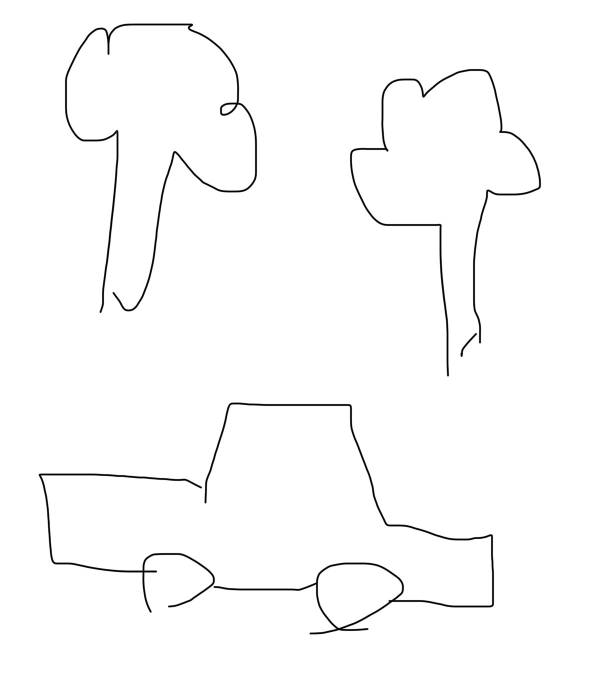
#> input picture assets/IMG_4368.jpg, 1179 x 1347 px, found by its file name (shown at 1/2 size)
$ python split_new3.py
#> lines starting #> are read from the running program, lines starting #| are printed output that depends on the picture; after the words box and inside, x2 and y2 are one past the last pixel; in counts of white or black regions, pixels touching at a corner belong together
"""assets/IMG_4368.jpg の3つの手描き(木A/木B/車)を connected components で領域分割し、
各々を白地黒線の単体入力 PNG として sketch_variations/_inputs/ に保存。
"""
import sys
from pathlib import Path
import numpy as np, cv2
from PIL import Image
ROOT=Path("/home/jizaiedev2026/draw_piper")
SRC=ROOT/"assets/IMG_4368.jpg"
OUTD=ROOT/"sketch_variations/_inputs"
PAD=40
g=cv2.cvtColor(cv2.imread(str(SRC)),cv2.COLOR_BGR2GRAY)
#> g: shape (1347, 1179); min 0, max 255, mean 251
H,W=g.shape
#> H = 1347; W = 1179
binv=cv2.threshold(g,200,255,cv2.THRESH_BINARY_INV)[1]      # 線=255
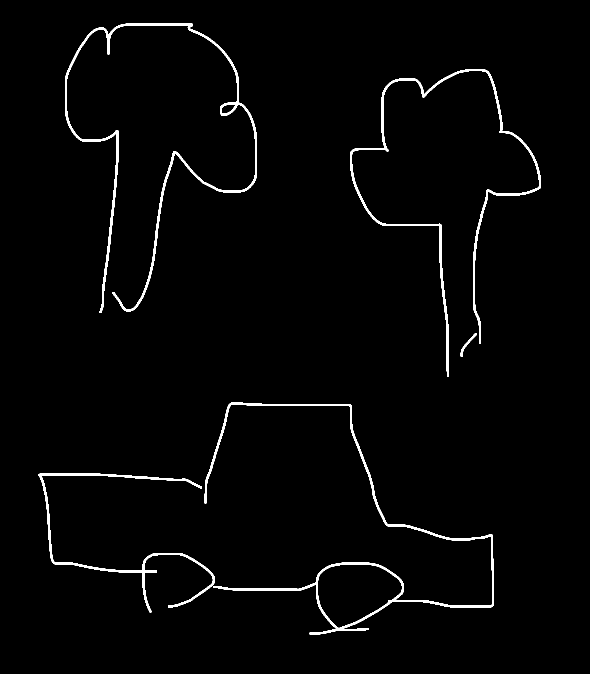
#> binv: shape (1347, 1179) (shown at 1/2 size); 1.9% white; 5 white regions, box (x1, y1, x2, y2) and area: (409, 805, 988, 1269) 8757, (130, 47, 514, 626) 8626, (700, 138, 1082, 753) 7415, (77, 947, 430, 1226) 4694, (921, 666, 954, 714) 259
# 同一ドローイング内のストロークを連結するため大きく dilate
dil=cv2.dilate(binv,cv2.getStructuringElement(cv2.MORPH_ELLIPSE,(35,35)),iterations=2)
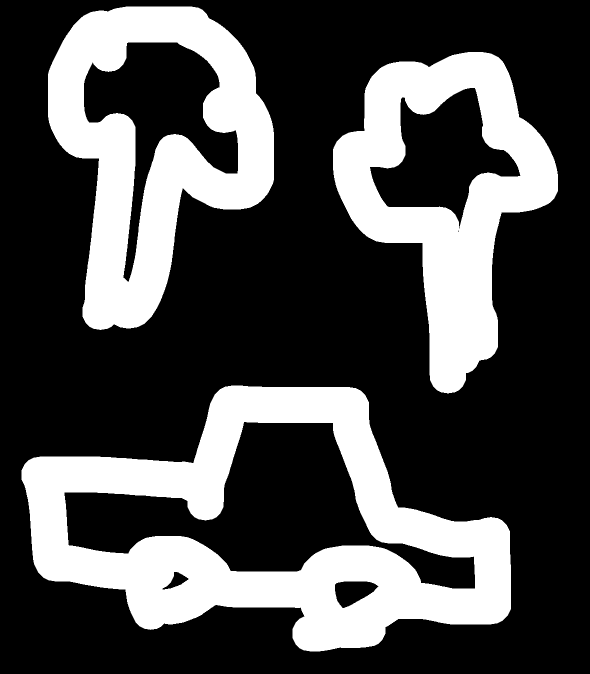
#> dil: shape (1347, 1179) (shown at 1/2 size); 30% white; 3 white regions, box (x1, y1, x2, y2) and area: (43, 771, 1022, 1303) 213110, (96, 13, 548, 660) 137905, (666, 104, 1116, 787) 125743
n,lab,stats,cent=cv2.connectedComponentsWithStats(dil,8)
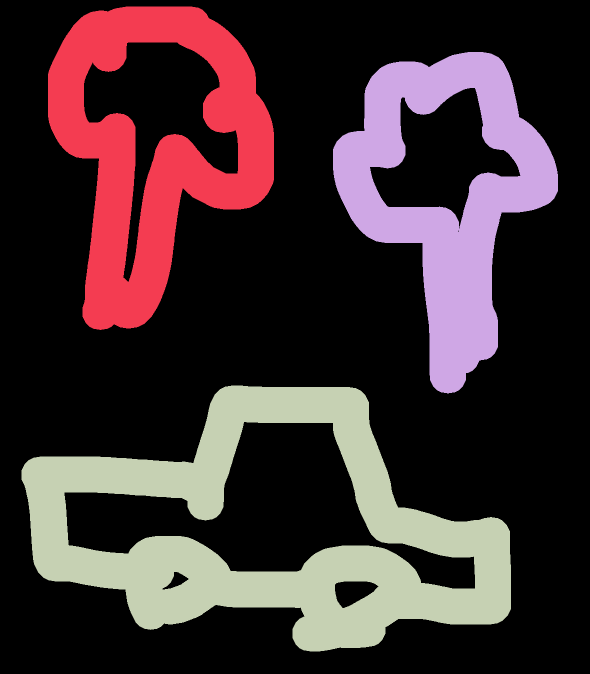
#> lab: shape (1347, 1179) int32 (shown at 1/2 size); 4 distinct labels, from 0 to 3; one colour per label, 0 black
#> n = 4; stats = [[0, 0, 1179, 1347, 1111355], [96, 13, 452, 647, 137905], [666, 104, 450, 683, 125743], [43, 771, 979, 532, 213110]]; cent = [[598.7, 674.8], [307.1, 302.8], [893.8, 397.4], [541.2, 1065.6]]
comps=[i for i in range(1,n) if stats[i,cv2.CC_STAT_AREA]>5000]
#> comps = [1, 2, 3]
comps=sorted(comps,key=lambda i:-stats[i,cv2.CC_STAT_AREA])[:3]   # 大きい順 top3
#> comps = [3, 1, 2]
# 位置でラベル: y 小2つ=木(x で A/B)、 y 大=車
boxes=[]
for i in comps:
    x,y,w,h,_=stats[i]; cx,cy=cent[i]; boxes.append((x,y,w,h,cx,cy))
#> this loop made 3 passes
#> (x, y, w, h, cx, cy) on passes 2 to 3: (96, 13, 452, 647, 307.1, 302.8), (666, 104, 450, 683, 893.8, 397.4)
#> (i, x, y, w, h, cx, cy) on pass 1: (3, 43, 771, 979, 532, 541.2, 1065.6)
#> after the loop, boxes = [(43, 771, 979, 532, 541.2, 1065.6), (96, 13, 452, 647, 307.1, 302.8), (666, 104, 450, 683, 893.8, 397.4)]
boxes_sorted=sorted(boxes,key=lambda b:b[5])     # cy 昇順
#> boxes_sorted = [(96, 13, 452, 647, 307.1, 302.8), (666, 104, 450, 683, 893.8, 397.4), (43, 771, 979, 532, 541.2, 1065.6)]
trees=sorted(boxes_sorted[:2],key=lambda b:b[4]) # 上2つを x 昇順
#> trees = [(96, 13, 452, 647, 307.1, 302.8), (666, 104, 450, 683, 893.8, 397.4)]
car=boxes_sorted[2]
#> car = (43, 771, 979, 532, 541.2, 1065.6)
named=[("new_tree_a",trees[0]),("new_tree_b",trees[1]),("new_car",car)]
#> named = [('new_tree_a', (96, 13, 452, 647, 307.1, 302.8)), ('new_tree_b', (666, 104, 450, 683, 893.8, 397.4)), ('new_car', (43, 771, 979, 532, 541.2, 1065.6))]
for name,(x,y,w,h,cx,cy) in named:
    x0,y0=max(0,x-PAD),max(0,y-PAD); x1,y1=min(W,x+w+PAD),min(H,y+h+PAD)
    crop=binv[y0:y1,x0:x1]                        # 線=255 の crop
    out=255-crop                                  # 白地黒線へ反転
    Image.fromarray(out).convert("RGB").save(OUTD/f"{name}.png")
    print(f"{name}: bbox=({x},{y},{w},{h}) -> {OUTD/(name+'.png')} size={out.shape[::-1]}",flush=True)
#> this loop made 3 passes
#> (name, x, y, w, h, cx, cy, x0) on passes 1 to 3: ('new_tree_a', 96, 13, 452, 647, 307.1, 302.8, 56), ('new_tree_b', 666, 104, 450, 683, 893.8, 397.4, 626), ('new_car', 43, 771, 979, 532, 541.2, 1065.6, 3)
#| new_tree_a: bbox=(96,13,452,647) -> /home/jizaiedev2026/draw_piper/sketch_variations/_inputs/new_tree_a.png size=(532, 700)
#| new_tree_b: bbox=(666,104,450,683) -> /home/jizaiedev2026/draw_piper/sketch_variations/_inputs/new_tree_b.png size=(530, 763)
#| new_car: bbox=(43,771,979,532) -> /home/jizaiedev2026/draw_piper/sketch_variations/_inputs/new_car.png size=(1059, 612)
#> pass 1, `crop=binv[y0:y1,x0:x1]`:
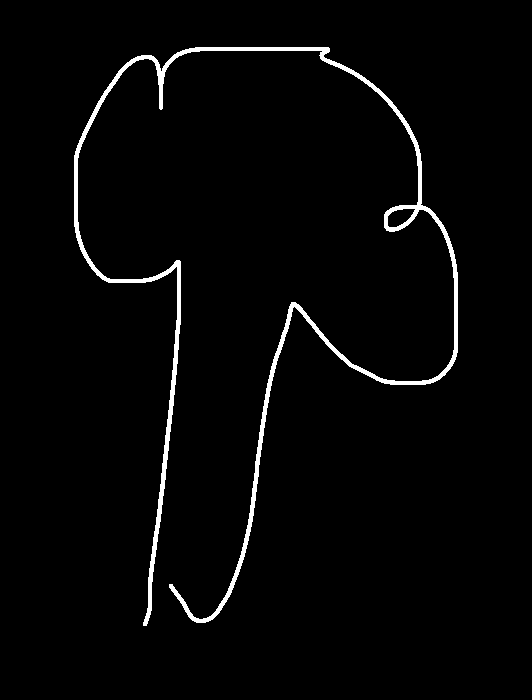
#> crop: shape (700, 532); 2.3% white; 1 white region, box (x1, y1, x2, y2) and area: (74, 47, 458, 626) 8626
#> pass 2, `crop=binv[y0:y1,x0:x1]`:
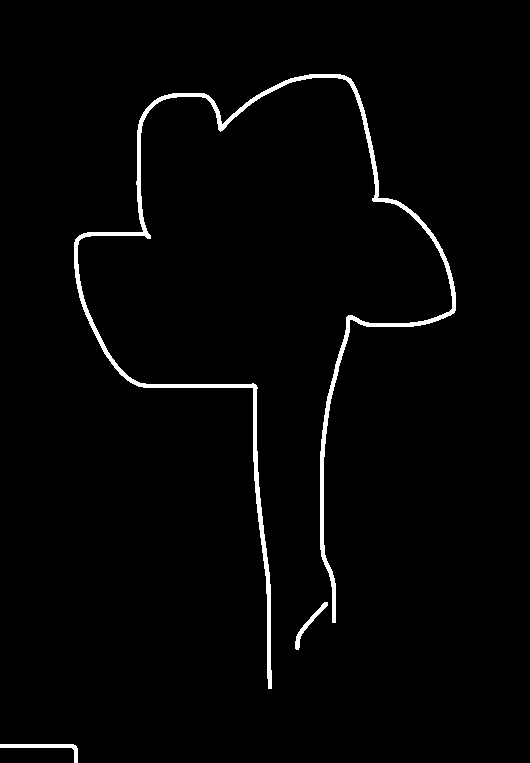
#> crop: shape (763, 530); 2% white; 3 white regions, box (x1, y1, x2, y2) and area: (74, 74, 456, 689) 7415, (0, 744, 78, 763) 367, (295, 602, 328, 650) 259
#> after the loop:
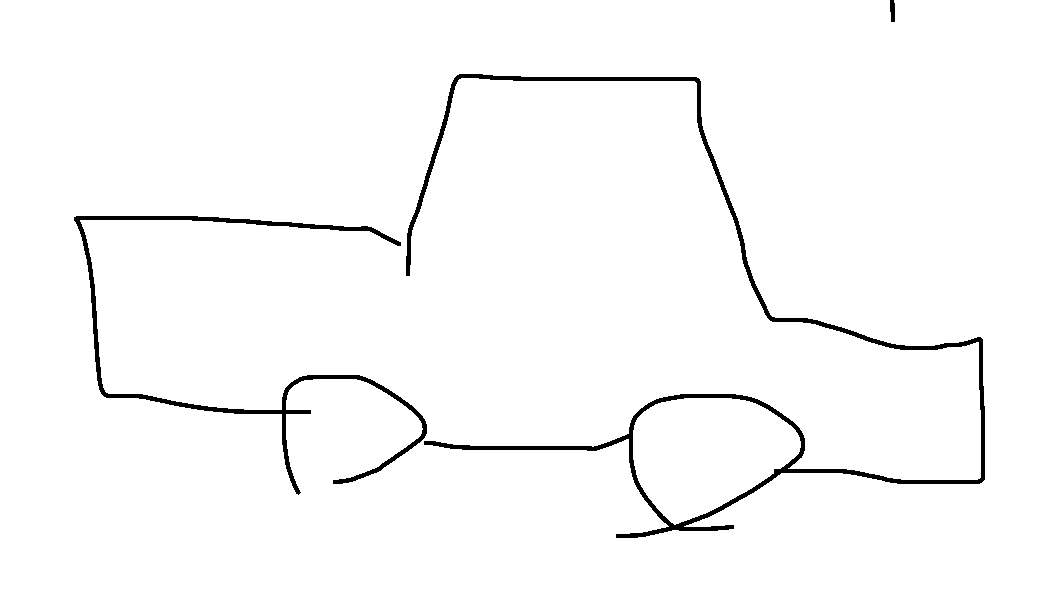
#> out: shape (612, 1059); 97.9% white; 3 black regions, box (x1, y1, x2, y2) and area: (406, 74, 985, 538) 8757, (74, 216, 427, 495) 4694, (890, 0, 895, 22) 97
# 確認用モンタージュ
montage=Image.new("RGB",(W,H),(255,255,255))
#> montage: PIL image 1179x1347 RGB; every value is 255
mg=Image.fromarray(255-binv).convert("RGB"); montage.paste(mg,(0,0))
#> after `mg = Image.fromarray(255 - binv).convert('RGB')`:
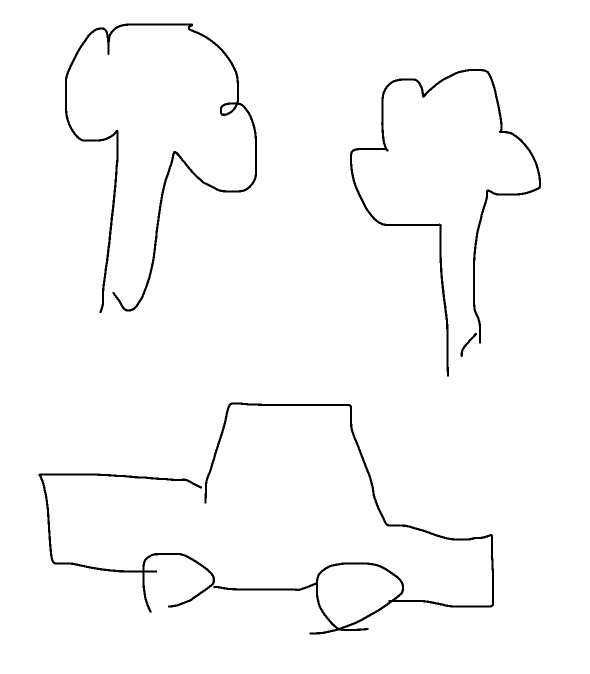
#> mg: PIL image 1179x1347 RGB (shown at 1/2 size); 98.1% white; 5 black regions, box (x1, y1, x2, y2) and area: (409, 805, 988, 1269) 8757, (130, 47, 514, 626) 8626, (700, 138, 1082, 753) 7415, (77, 947, 430, 1226) 4694, (921, 666, 954, 714) 259
montage.save("/tmp/new3_check.png")
print("DONE split",flush=True)
